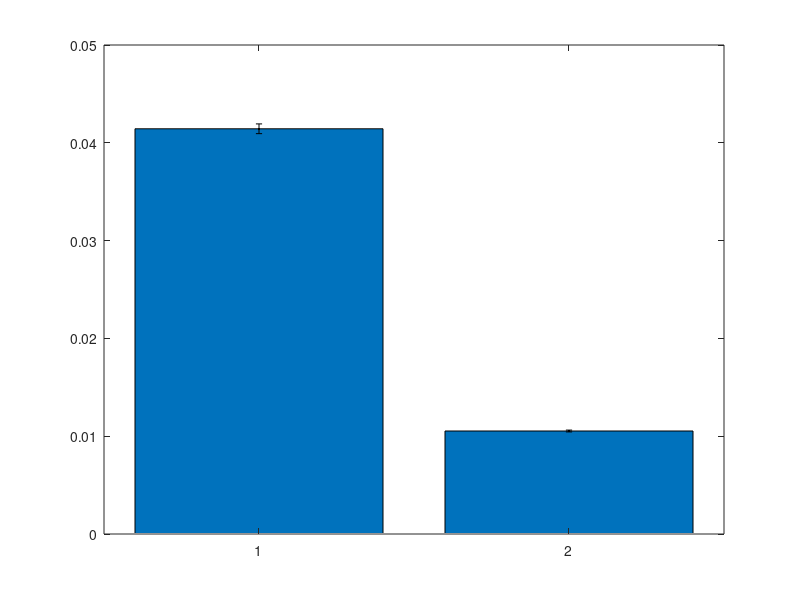

The MATLAB script that drew this image: (Note: this script raises an error after producing the figure.)
% Performance Comparison: bsw07 vs PD-CP-ABE (Updated Data)

% Data for Setup
setup_avg = [0.041434, 0.010532];
setup_std = [0.000498, 0.000093];

% Data for Keygen
keygen_avg_5 = [0.025796, 0.029930];
keygen_std_5 = [0.000137, 0.000063];

keygen_avg_10 = [0.077731, 0.078379];
keygen_std_10 = [0.028465, 0.028437];

keygen_avg_20 = [0.103540, 0.128467];
keygen_std_20 = [0.005346, 0.047085];

keygen_avg_30 = [0.151705, 0.178180];
keygen_std_30 = [0.007741, 0.055502];

% Data for Encryption
encryption_avg_5 = [0.151322, 0.165196];
encryption_std_5 = [0.004748, 0.053204];

encryption_avg_10 = [0.249540, 0.316717];
encryption_std_10 = [0.002493, 0.056390];

encryption_avg_30 = [0.689024, 0.542301];
encryption_std_30 = [0.003680, 0.001850];

encryption_avg_50 = [1.306776, 0.729781];
encryption_std_50 = [0.114855, 0.005455];

encryption_avg_100 = [2.458105, 0.858643];
encryption_std_100 = [0.092807, 0.084340];

encryption_avg_160 = [3.672614, 0.857414];
encryption_std_160 = [0.023932, 0.005710];

encryption_avg_320 = [6.790536, 0.861576];
encryption_std_320 = [0.123901, 0.016801];

encryption_avg_640 = [13.253056, 0.887924];
encryption_std_640 = [0.108999, 0.084230];

encryption_avg_1280 = [26.905652, 0.892573];
encryption_std_1280 = [0.269045, 0.084457];

encryption_avg_1500 = [31.552992, 0.871881];
encryption_std_1500 = [0.199178, 0.016854];

% Data for Decryption
decryption_avg_5 = [0.039626, 0.035808];
decryption_std_5 = [0.002317, 0.000097];

decryption_avg_10 = [0.039665, 0.070226];
decryption_std_10 = [0.001077, 0.000217];

decryption_avg_30 = [0.098162, 0.129051];
decryption_std_30 = [0.002947, 0.001769];

decryption_avg_50 = [0.170649, 0.150873];
decryption_std_50 = [0.004676, 0.000244];

decryption_avg_100 = [0.354277, 0.181611];
decryption_std_100 = [0.010101, 0.000216];

decryption_avg_160 = [0.567469, 0.187640];
decryption_std_160 = [0.011939, 0.000217];

decryption_avg_320 = [1.108902, 0.189139];
decryption_std_320 = [0.024803, 0.000384];

decryption_avg_640 = [2.194026, 0.189400];
decryption_std_640 = [0.043844, 0.000239];

decryption_avg_1280 = [4.378460, 0.190331];
decryption_std_1280 = [0.093277, 0.000626];

decryption_avg_1500 = [5.111895, 0.190233];
decryption_std_1500 = [0.104495, 0.000253];

% Plot Setup
figure;
bar([1 2], setup_avg);
hold on;
errorbar([1 2], setup_avg, setup_std, '.k', 'LineWidth', 1.5);
set(gca, 'XTickLabel', {'bsw07', 'PD-CP-ABE'});
title('Setup Time Comparison');
ylabel('Execution Time (seconds)');
grid on;
saveas(gcf, 'setup_comparison.png');

% Plot Keygen
figure;
atoms = [5, 10, 20, 30];
bsw07_keygen_avg = [keygen_avg_5(1), keygen_avg_10(1), keygen_avg_20(1), keygen_avg_30(1)];
myabe_keygen_avg = [keygen_avg_5(2), keygen_avg_10(2), keygen_avg_20(2), keygen_avg_30(2)];
bsw07_keygen_std = [keygen_std_5(1), keygen_std_10(1), keygen_std_20(1), keygen_std_30(1)];
myabe_keygen_std = [keygen_std_5(2), keygen_std_10(2), keygen_std_20(2), keygen_std_30(2)];

errorbar(atoms, bsw07_keygen_avg, bsw07_keygen_std, '-ob', 'LineWidth', 1.5);
hold on;
errorbar(atoms, myabe_keygen_avg, myabe_keygen_std, '-or', 'LineWidth', 1.5);
title('Keygen Time Comparison');
xlabel('Number of Attributes/Atoms');
ylabel('Execution Time (seconds)');
legend('bsw07', 'PD-CP-ABE');
grid on;
saveas(gcf, 'keygen_comparison.png');

% Plot Encryption
figure;
atoms_encryption = [5, 10, 30, 50, 100, 160, 320, 640, 1280, 1500];
bsw07_encryption_avg = [encryption_avg_5(1), encryption_avg_10(1), encryption_avg_30(1), encryption_avg_50(1), encryption_avg_100(1), encryption_avg_160(1), encryption_avg_320(1), encryption_avg_640(1), encryption_avg_1280(1), encryption_avg_1500(1)];
myabe_encryption_avg = [encryption_avg_5(2), encryption_avg_10(2), encryption_avg_30(2), encryption_avg_50(2), encryption_avg_100(2), encryption_avg_160(2), encryption_avg_320(2), encryption_avg_640(2), encryption_avg_1280(2), encryption_avg_1500(2)];
bsw07_encryption_std = [encryption_std_5(1), encryption_std_10(1), encryption_std_30(1), encryption_std_50(1), encryption_std_100(1), encryption_std_160(1), encryption_std_320(1), encryption_std_640(1), encryption_std_1280(1), encryption_std_1500(1)];
myabe_encryption_std = [encryption_std_5(2), encryption_std_10(2), encryption_std_30(2), encryption_std_50(2), encryption_std_100(2), encryption_std_160(2), encryption_std_320(2), encryption_std_640(2), encryption_std_1280(2), encryption_std_1500(2)];

errorbar(atoms_encryption, bsw07_encryption_avg, bsw07_encryption_std, '-ob', 'LineWidth', 1.5);
hold on;
errorbar(atoms_encryption, myabe_encryption_avg, myabe_encryption_std, '-or', 'LineWidth', 1.5);
title('Encryption Time Comparison');
xlabel('Number of Attributes/Atoms');
ylabel('Execution Time (seconds)');
legend('bsw07', 'PD-CP-ABE');
grid on;
saveas(gcf, 'encryption_comparison.png');

% Plot Decryption
figure;
atoms_decryption = [5, 10, 30, 50, 100, 160, 320, 640, 1280, 1500];
bsw07_decryption_avg = [decryption_avg_5(1), decryption_avg_10(1), decryption_avg_30(1), decryption_avg_50(1), decryption_avg_100(1), decryption_avg_160(1), decryption_avg_320(1), decryption_avg_640(1), decryption_avg_1280(1), decryption_avg_1500(1)];
myabe_decryption_avg = [decryption_avg_5(2), decryption_avg_10(2), decryption_avg_30(2), decryption_avg_50(2), decryption_avg_100(2), decryption_avg_160(2), decryption_avg_320(2), decryption_avg_640(2), decryption_avg_1280(2), decryption_avg_1500(2)];
bsw07_decryption_std = [decryption_std_5(1), decryption_std_10(1), decryption_std_30(1), decryption_std_50(1), decryption_std_100(1), decryption_std_160(1), decryption_std_320(1), decryption_std_640(1), decryption_std_1280(1), decryption_std_1500(1)];
myabe_decryption_std = [decryption_std_5(2), decryption_std_10(2), decryption_std_30(2), decryption_std_50(2), decryption_std_100(2), decryption_std_160(2), decryption_std_320(2), decryption_std_640(2), decryption_std_1280(2), decryption_std_1500(2)];

errorbar(atoms_decryption, bsw07_decryption_avg, bsw07_decryption_std, '-ob', 'LineWidth', 1.5);
hold on;
errorbar(atoms_decryption, myabe_decryption_avg, myabe_decryption_std, '-or', 'LineWidth', 1.5);
title('Decryption Time Comparison');
xlabel('Number of Attributes/Atoms');
ylabel('Execution Time (seconds)');
legend('bsw07', 'PD-CP-ABE');
grid on;
saveas(gcf, 'decryption_comparison.png');
